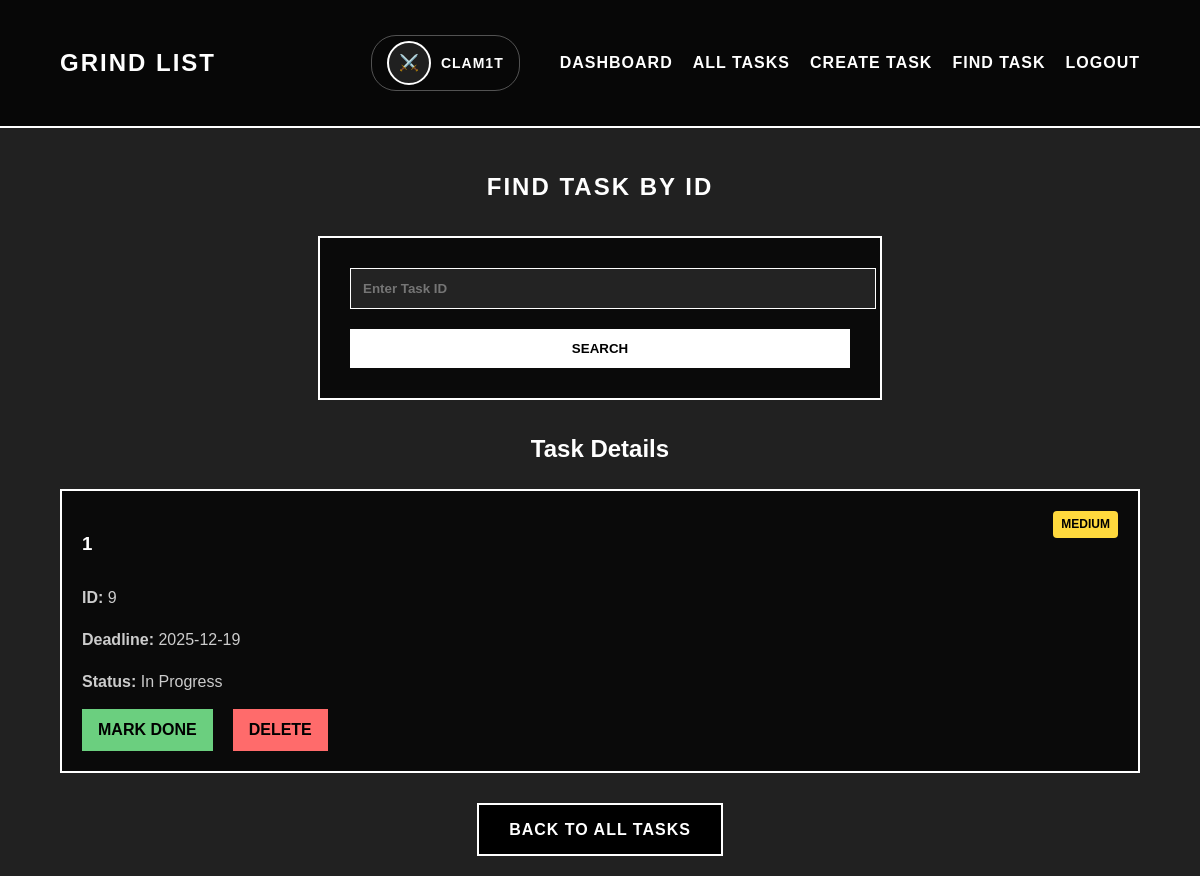
/task/task_by_id?task_id=9 (signed in), run on an earlier commit of the app's database.
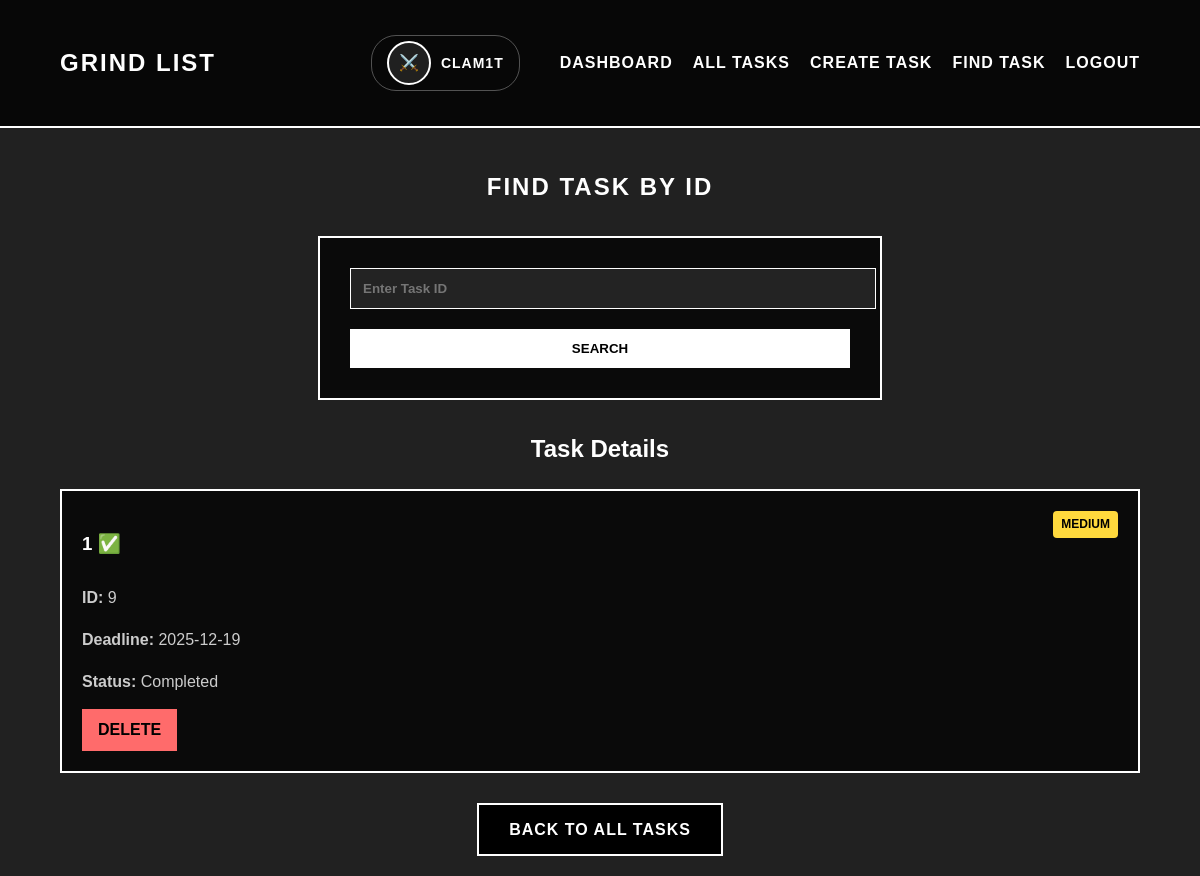
And on a later commit of the database.
### app/routes/task.py (the view)
@task.route('/task_by_id', methods=['GET', 'POST'])
def task_by_id_page():
    if 'user_id' not in session:
        flash('Сначала войдите в систему', 'error')
        return redirect(url_for('main.home'))
    task = None
    if request.method == 'POST':
        task_id = request.form.get('task_id')
        if task_id:
            task = Task.query.filter_by(id=task_id, user_id=session['user_id']).first()
            if not task:
                flash('Task not found', 'error')
    elif request.args.get('task_id'):
        task = Task.query.filter_by(id=request.args.get('task_id'), user_id=session['user_id']).first()
    return render_template('main/task_by_id.html', task=task)

### app/templates/main/task_by_id.html (shortened to what this page needs)
{% extends "main/base_dashboard.html" %}
{% block content %}
<section class="search-task-section">
    <h1 style="color: #fff; text-align: center; text-transform: uppercase; letter-spacing: 2px; margin-bottom: 30px;">
        FIND TASK BY ID
    </h1>
    <form class="search-form" method="POST" action="{{ url_for('task.task_by_id_page') }}">
        <input type="number" name="task_id" placeholder="Enter Task ID" required min="1" value="{{ request.form.task_id if request.form.task_id }}">
        <button type="submit">SEARCH</button>
    </form>
    {% if task %}
        <div class="task-details" style="margin-top: 30px;">
            <h2 style="color: #fff; text-align: center; margin-bottom: 20px;">Task Details</h2>
            <div class="task-card">
                <div style="display: flex; justify-content: space-between; align-items: start;">
                    <h3>{{ task.title }}{% if task.is_done %} ✅{% endif %}</h3>
                    <span class="priority-badge {{ task.priority }}">{{ task.priority.upper() }}</span>
                </div>
                <p><strong>ID:</strong> {{ task.id }}</p>
                <p><strong>Deadline:</strong> {{ task.deadline.strftime('%Y-%m-%d') if task.deadline else 'Not set' }}</p>
                <p><strong>Status:</strong> {% if task.is_done %}Completed{% else %}In Progress{% endif %}</p>
                <div class="task-actions">
                    {% if not task.is_done %}
                        <a href="{{ url_for('task.mark_task_done_page', task_id=task.id) }}" class="task-btn done-btn">Mark Done</a>
                    {% endif %}
                    <a href="{{ url_for('task.delete_task_page', task_id=task.id) }}" class="task-btn delete-btn" onclick="return confirm('Are you sure you want to delete this task?')">Delete</a>
                </div>
            </div>
        </div>
    {% endif %}
    <div style="text-align: center; margin-top: 30px;">
        <a href="{{ url_for('task.tasks_page') }}" class="auth-btn">Back to All Tasks</a>
    </div>
</section>
{% endblock %}

What changed in the data, as far as the page shows it:
changed Task "MEDIUM": is_done False → True (drawn)
Also different on the page:
text no longer shown: "In Progress MARK DONE"
text now shown: "✅ Completed"
